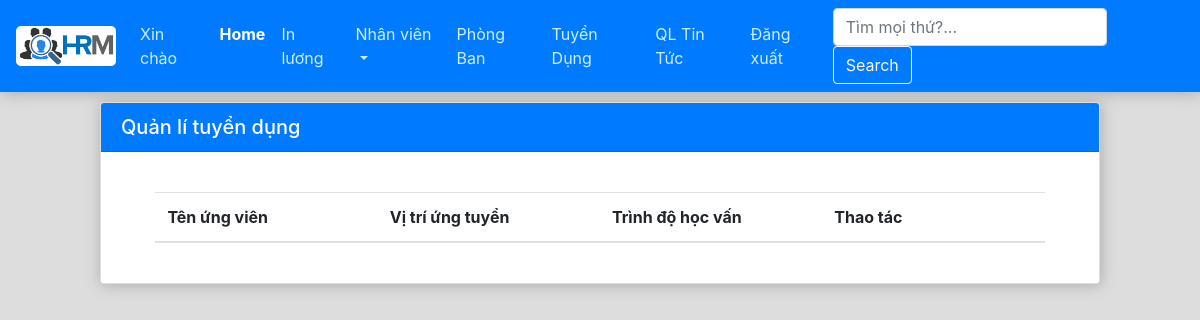
The app's page /view/tuyendung.php (signed in), older data.
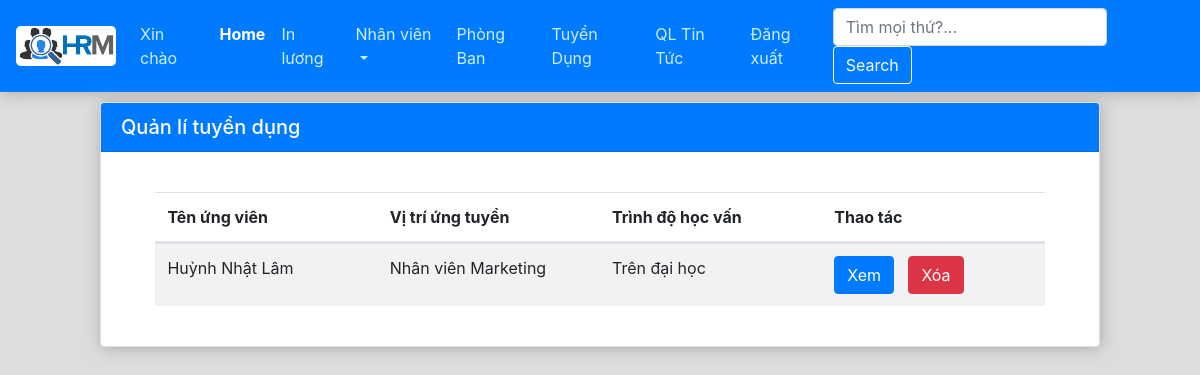
The same page, newer data.
### tables this page shows
CREATE TABLE `ungvien` (
  `mauv` int(10) NOT NULL,
  `hoten` varchar(100) NOT NULL,
  `ngaysinh` date NOT NULL,
  `cmnd` int(11) NOT NULL,
  `gioitinh` enum('m','f') NOT NULL,
  `diachi` varchar(100) NOT NULL,
  `sdt` int(11) NOT NULL,
  `email` varchar(50) NOT NULL,
  `trinhdohv` varchar(50) NOT NULL,
  `vitriungvien` varchar(50) NOT NULL
);

### database/database.php (called while the page is built, shortened)
<?php
    class database
    {
        var $host = 'localhost';
        var $userdb = 'root';
        var $passworddb = '';
        var $database = 'hrm_web';
        var $conn = "";
        var $_sql = "";
        function __construct()
        {
            $this->conn = mysqli_connect($this->host,$this->userdb,$this->passworddb,$this->database) or die ('Cannot connect to server');
            mysqli_query($this->conn,"SET NAME 'UTF8'");
            mysqli_set_charset($this->conn,"utf8");
        }
        public function setQuery($sql)
        {
            $this->_sql = $sql;
        }
        public function countRows()
        {
            $query = mysqli_query($this->conn,$this->_sql);
            $result = mysqli_num_rows($query);
            return $result;
        }
        public function loadRowArray()
        {
            $query = mysqli_query($this->conn,$this->_sql);
            return $row = mysqli_fetch_all($query);
        }
    }
?>

### controller/c_tuyendung.php (called while the page is built, shortened)
<?php
    include("../model/m_tuyendung.php");
    class tuyendung_controller
    {
        public function showUngVien()
        {
            $truyvan = new truyvanungvien();
            $truyvan->selectUngVien();
            return $truyvan->row;
        }
    }
?>

### model/m_tuyendung.php (called while the page is built, shortened)
<?php
    include("../database/database.php");
    class truyvanungvien extends database
    {
        public function selectUngVien()
        {
            $sql = "SELECT * FROM `ungvien`";
            $this->row = $this->loadRowArray();
            $this->num_rows = $this->countRows();
        }
    }
?>

### view/tuyendung.php (the view, shortened to what this page needs)
<?php
    include("../controller/c_tuyendung.php");
    $tuyendung = new tuyendung_controller();
?>
<!DOCTYPE html>
<html lang="en">
<head>
    <link rel="stylesheet" href="fontawesome-free-5.5.0-web/css/all.css" type="text/css">
    <link rel="stylesheet" type="text/css" href="bootstrap/css/bootstrap.css">
    <link rel="stylesheet" type="text/css" href="css/home.css" />
    <link rel="stylesheet" href="css/tuyendung.css" type="text/css">
</head>
<body conload="window.print();">
    <?php include("navbar.php") ?>
    <div class="container-fluid">
        <div class="row justify-content-center">
            <div class="card card-quanlituyendung">
                <h5 class="card-header bg-primary">
                    Quản lí tuyển dụng
                </h5>
                <div class="card-body">
                    <div class="row div-tuyendung">
                        <table id="table-tuyendung" class="table table-striped">
                            <thead>
                                <tr class="d-flex">
                                    <th class="col-3">Tên ứng viên</th>
                                    <th class="col-3">Vị trí ứng tuyển</th>
                                    <th class="col-3">Trình độ học vấn</th>
                                    <th class="col-3">Thao tác</th>
                                </tr>
                            </thead>
                            <tbody>
                                <?php
                                    $row = $tuyendung->showUngVien();
                                    foreach($row as $value)
                                    {
                                        ?>
                                        <tr class="d-flex">
                                            <td class="col-3"><?= $value['1']; ?></td>
                                            <td class="col-3"><?= $value['9']; ?></td>
                                            <td class="col-3"><?= $value['8']; ?></td>
                                            <td class="col-1">
                                                <a href="infoungvien.php?id=<?= $value['0']; ?>" class="btn btn-primary" target="_blank">Xem</a>
                                            </td>
                                            <td class="col-2">
                                                <form action="" method="post" onsubmit="return confirm('Bạn muốn xóa ứng viên này?');">
                                                    <button type="submit" name="btnXoaUngVien" class="btn btn-danger">Xóa</button>
                                                </form>
                                            </td>
                                        </tr>
                                        <?php
                                    }
                                ?>
                            </tbody>
                        </table>
                    </div>
                </div>
            </div>
        </div>
    </div>
</body>
</html>

Row changes from the older to the newer data that the page shows:
added ungvien: hoten "Huỳnh Nhật Lâm", vitriungvien "Nhân viên Marketing", trinhdohv "Trên đại học"
